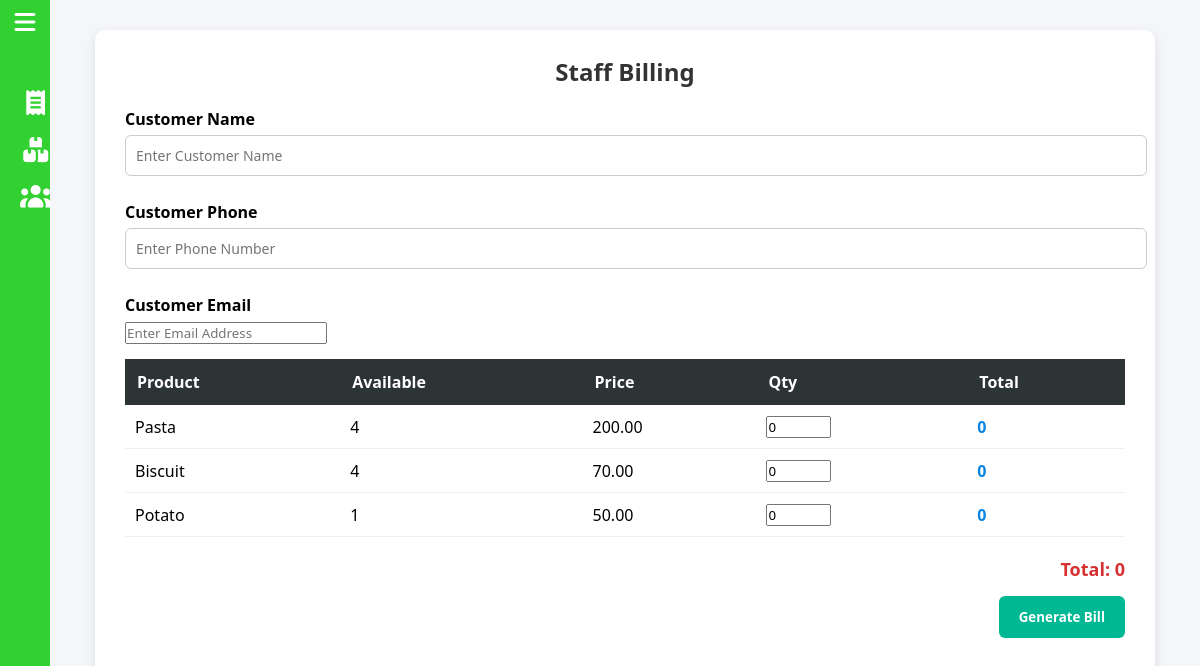
/dashboard/staff/billing, run on an earlier commit of the app's database.
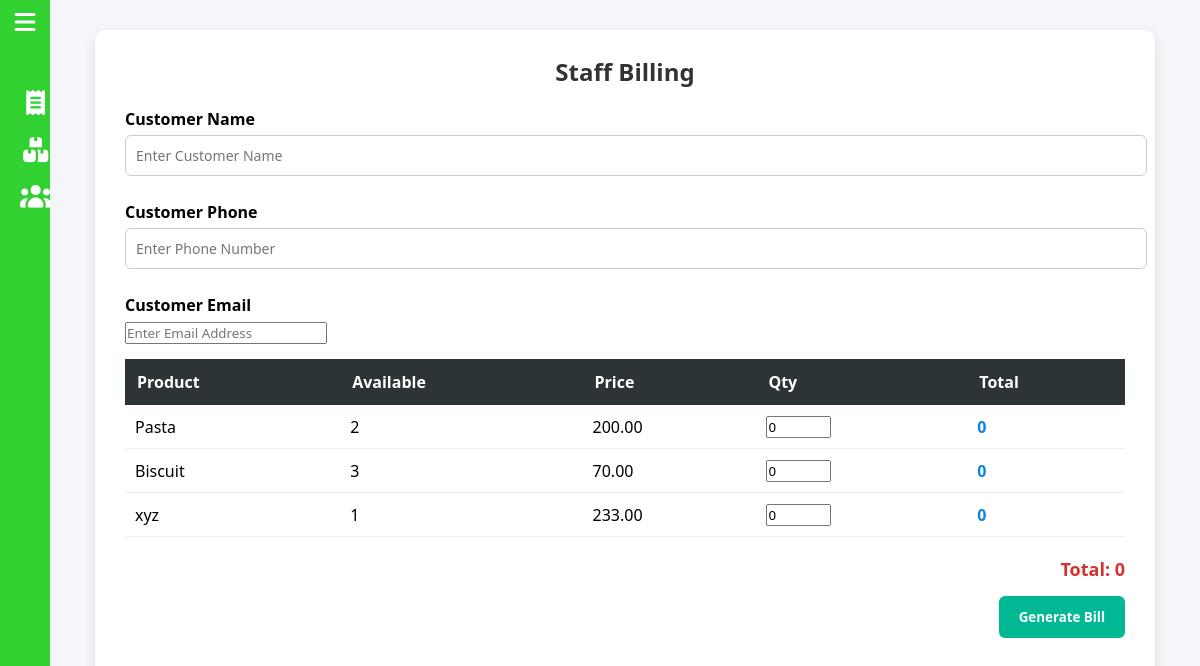
And on a later commit of the database.
### dashboard/models.py (models this page shows, shortened)
class Product(models.Model):
    name = models.CharField(max_length=100, default="")
    description = models.CharField(max_length=200, default="")
    price = models.DecimalField(max_digits=12, decimal_places=2, default=Decimal('0.00'))
    quantity = models.IntegerField(default=0)
    image = models.ImageField(upload_to="products/", blank=True, null=True)

### dashboard/views.py (the view, shortened to what this page needs)
# urls.py: path("staff/billing", views.staffBilling, name="staff/billing"),
@transaction.atomic
def staffBilling(request):
    products = Product.objects.all()
    return render(request, "dashboard/staff/pages/billing/billing.html", {"products": products})

### templates/dashboard/staff/pages/billing/billing.html (shortened to what this page needs)
{% extends "dashboard/staff/staff.html" %}
{% load static %}
{% block body %}
<div class="billingContainer">
    <h2>Staff Billing</h2>
    <form method="POST">
        <label>Customer Name</label>
        <input type="text" name="customer_name" placeholder="Enter Customer Name" required>
        <label>Customer Phone</label>
        <input type="text" name="customer_phone" placeholder="Enter Phone Number">
        <label>Customer Email</label>
        <input type="email" name="customer_email" placeholder="Enter Email Address">
        <table>
            <thead>
                <tr>
                    <th>Product</th>
                    <th>Available</th>
                    <th>Price</th>
                    <th>Qty</th>
                    <th>Total</th>
                </tr>
            </thead>
            <tbody>
                {% for product in products %}
                <tr>
                    <td>{{ product.name }}</td>
                    <td>{{ product.quantity }}</td>
                    <td>{{ product.price }}</td>
                    <td>
                        <input type="number" name="quantity[]" min="0" max="{{ product.quantity }}" value="0">
                    </td>
                    <td class="itemTotal">0</td>
                </tr>
                {% endfor %}
            </tbody>
        </table>
        <div class="totalAmount">Total: <span id="totalAmount">0</span></div>
        <button type="submit">Generate Bill</button>
    </form>
</div>
{% endblock body %}

What changed in the data, as far as the page shows it:
removed Product: name "Potato", quantity "1", price "50.00"
changed Product "Pasta": quantity "4" → "2"
changed Product "Biscuit": quantity "4" → "3"
added Product: name "xyz", quantity "1", price "233.00"
